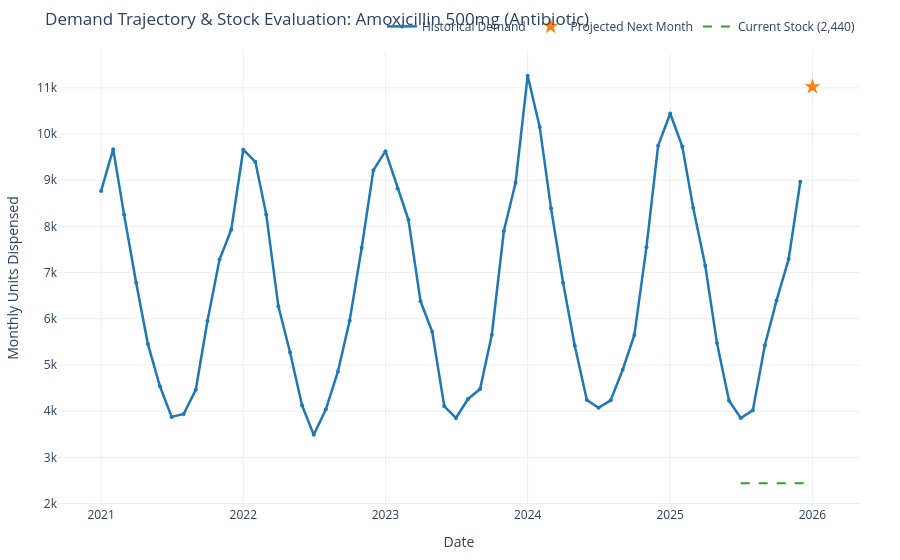

Notebook source saved alongside this figure:
### Markdown cell above
---
## Section 4 & 5: Visualising the Solution with Plotly

**What are we doing?**  
We will create an interactive Plotly chart function that plots historical demand alongside our future forecast point and current on-hand stock.

**Why are we doing it?**  
Pharmacy directors and procurement managers digest visual trajectory far faster than raw tables.

---
### 🛠️ Task 3: Build the Client View (`create_forecast_chart`)

**Your Turn:** Complete the chart generation function below.

### Code cell
# --- TASK 3: YOUR CODE HERE ---
def create_forecast_chart(ts_data: pd.DataFrame, forecast_demand: int, current_stock: int, medicine_title: str) -> go.Figure:
    """
    Generates an interactive Plotly chart showing historical demand, forecast point, and stock benchmark.
    """
    fig = go.Figure()
    
    # 1. Historical Demand Trace
    fig.add_trace(go.Scatter(
        x=ts_data.index,
        y=ts_data['Quantity_Dispensed'],
        mode='lines+markers',
        name='Historical Demand',
        line=dict(color='#1f77b4', width=2.5),
        marker=dict(size=4)
    ))
    
    # TODO 3.1: Add next month forecast point (highlighted marker)
    next_date = ts_data.index[-1] + pd.DateOffset(months=1)
    fig.add_trace(go.Scatter(
        x=[next_date],
        y=[forecast_demand],
        mode='markers',
        name='Projected Next Month',
        marker=dict(color='#ff7f0e', size=12, symbol='star')
    ))
    
    # TODO 3.2: Add current stock reference line
    fig.add_trace(go.Scatter(
        x=[ts_data.index[-6], next_date],
        y=[current_stock, current_stock],
        mode='lines',
        name=f'Current Stock ({current_stock:,})',
        line=dict(color='#2ca02c', width=2, dash='dash')
    ))
    
    fig.update_layout(
        title=f"Demand Trajectory & Stock Evaluation: {medicine_title}",
        xaxis_title="Date",
        yaxis_title="Monthly Units Dispensed",
        template="plotly_white",
        hovermode="x unified",
        margin=dict(l=40, r=40, t=50, b=40),
        legend=dict(orientation="h", yanchor="bottom", y=1.02, xanchor="right", x=1)
    )
    return fig

# Test your chart on Amoxicillin 500mg (M001)
m1_sub = dem[dem['Medicine_ID'] == 'M001'].groupby('Date').agg({'Quantity_Dispensed': 'sum'}).asfreq('MS')
fig_sample = create_forecast_chart(m1_sub, 11023, 2440, "Amoxicillin 500mg (Antibiotic)") if callable(create_forecast_chart) else None
if fig_sample:
    fig_sample.show()

# Check Your Work
gu.check_day3_task_03(fig_sample)

### Figure 1 — Plotly figure (JSON) as saved in the notebook; plotly's stock layout.template omitted (floating-point values rounded to 4 significant figures)
{"data": [{"line": {"color": "#1f77b4", "width": 2.5}, "marker": {"size": 4}, "mode": "lines+markers", "name": "Historical Demand", "type": "scatter", "x": ["2021-01-01T00:00:00.000000000", "2021-02-01T00:00:00.000000000", "2021-03-01T00:00:00.000000000", "2021-04-01T00:00:00.000000000", "2021-05-01T00:00:00.000000000", "2021-06-01T00:00:00.000000000", "2021-07-01T00:00:00.000000000", "2021-08-01T00:00:00.000000000", "2021-09-01T00:00:00.000000000", "2021-10-01T00:00:00.000000000", "2021-11-01T00:00:00.000000000", "2021-12-01T00:00:00.000000000", "2022-01-01T00:00:00.000000000", "2022-02-01T00:00:00.000000000", "2022-03-01T00:00:00.000000000", "2022-04-01T00:00:00.000000000", "2022-05-01T00:00:00.000000000", "2022-06-01T00:00:00.000000000", "2022-07-01T00:00:00.000000000", "2022-08-01T00:00:00.000000000", "2022-09-01T00:00:00.000000000", "2022-10-01T00:00:00.000000000", "2022-11-01T00:00:00.000000000", "2022-12-01T00:00:00.000000000", "2023-01-01T00:00:00.000000000", "2023-02-01T00:00:00.000000000", "2023-03-01T00:00:00.000000000", "2023-04-01T00:00:00.000000000", "2023-05-01T00:00:00.000000000", "2023-06-01T00:00:00.000000000", "2023-07-01T00:00:00.000000000", "2023-08-01T00:00:00.000000000", "2023-09-01T00:00:00.000000000", "2023-10-01T00:00:00.000000000", "2023-11-01T00:00:00.000000000", "2023-12-01T00:00:00.000000000", "2024-01-01T00:00:00.000000000", "2024-02-01T00:00:00.000000000", "2024-03-01T00:00:00.000000000", "2024-04-01T00:00:00.000000000", "2024-05-01T00:00:00.000000000", "2024-06-01T00:00:00.000000000", "2024-07-01T00:00:00.000000000", "2024-08-01T00:00:00.000000000", "2024-09-01T00:00:00.000000000", "2024-10-01T00:00:00.000000000", "2024-11-01T00:00:00.000000000", "2024-12-01T00:00:00.000000000", "2025-01-01T00:00:00.000000000", "2025-02-01T00:00:00.000000000", "2025-03-01T00:00:00.000000000", "2025-04-01T00:00:00.000000000", "2025-05-01T00:00:00.000000000", "2025-06-01T00:00:00.000000000", "2025-07-01T00:00:00.000000000", "2025-08-01T00:00:00.000000000", "2025-09-01T00:00:00.000000000", "2025-10-01T00:00:00.000000000", "2025-11-01T00:00:00.000000000", "2025-12-01T00:00:00.000000000"], "y": [8768, 9673, 8256, 6780, 5456, 4538, 3876, 3939, 4462, 5950, 7282, 7926, 9661, 9399, 8256, 6274, 5274, 4122, 3487, 4041, 4860, 5958, 7538, 9218, 9629, 8821, 8141, 6380, 5718, 4106, 3853, 4264, 4480, 5654, 7900, 8946, 11261, 10154, 8392, 6779, 5418, 4240, 4073, 4234, 4897, 5650, 7550, 9749, 10445, 9730, 8402, 7148, 5473, 4227, 3853, 4017, 5429, 6397, 7292, 8967]}, {"marker": {"color": "#ff7f0e", "size": 12, "symbol": "star"}, "mode": "markers", "name": "Projected Next Month", "type": "scatter", "x": ["2026-01-01T00:00:00"], "y": [11023]}, {"line": {"color": "#2ca02c", "dash": "dash", "width": 2}, "mode": "lines", "name": "Current Stock (2,440)", "type": "scatter", "x": ["2025-07-01T00:00:00", "2026-01-01T00:00:00"], "y": [2440, 2440]}], "layout": {"hovermode": "x unified", "legend": {"orientation": "h", "x": 1, "xanchor": "right", "y": 1.02, "yanchor": "bottom"}, "margin": {"b": 40, "l": 40, "r": 40, "t": 50}, "title": {"text": "Demand Trajectory & Stock Evaluation: Amoxicillin 500mg (Antibiotic)"}, "xaxis": {"title": {"text": "Date"}}, "yaxis": {"title": {"text": "Monthly Units Dispensed"}}}}
